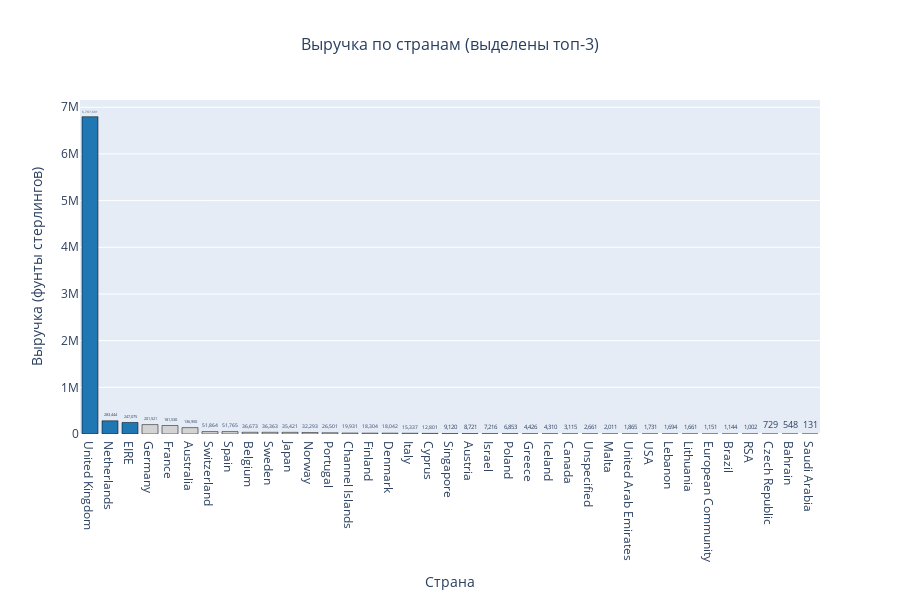

This figure's notebook cell:
### Markdown cell above
### Задание 4.4

Постройте визуализацию и выделите топ-3 стран, клиенты из которых приносят компании больше всего выручки:
* Великобритания (United Kingdom)
* Германия (Germany)
* Франция (France)
* Нидерланды (Netherlands)
* Ирландия (EIRE)
* Австралия (Australia)

### Code cell
# Подсчитываем суммарную выручку по странам (сумма TotalPrice)
revenue_by_country = data.groupby('Country')['TotalPrice'].sum().sort_values(ascending=False)

# Подготавливаем данные для визуализации
df_revenue = pd.DataFrame({
    'Country': revenue_by_country.index,
    'Revenue': revenue_by_country.values
})

# Выделяем топ-3 стран по выручке
top3_revenue = revenue_by_country.head(3)
print("Топ-3 стран по выручке:")
print("="*60)
for i, (country, revenue) in enumerate(top3_revenue.items(), 1):
    print(f"{i}. {country}: {revenue:,.2f} фунтов стерлингов")
print("="*60)

# Создаём цветовую схему: топ-3 выделяем одним цветом, остальные - другим
df_revenue['Color'] = df_revenue['Country'].apply(
    lambda x: '#1f77b4' if x in top3_revenue.index else '#d3d3d3'
)

# Строим столбчатую диаграмму
fig = px.bar(
    df_revenue,
    x='Country',
    y='Revenue',
    color='Color',
    color_discrete_map={'#1f77b4': '#1f77b4', '#d3d3d3': '#d3d3d3'},
    title='Выручка по странам (выделены топ-3)',
    labels={'Revenue': 'Выручка (фунты стерлингов)', 'Country': 'Страна'},
    text='Revenue'
)

# Настраиваем внешний вид
fig.update_traces(
    texttemplate='%{text:,.0f}',
    textposition='outside',
    marker_line_color='black',
    marker_line_width=0.5
)

fig.update_layout(
    title_font_size=16,
    title_x=0.5,
    xaxis_title='Страна',
    yaxis_title='Выручка (фунты стерлингов)',
    height=600,
    showlegend=False,
    xaxis={'categoryorder': 'total descending'}
)

fig.show()

# Дополнительно: строим интерактивную карту (choropleth)
fig_map = px.choropleth(
    df_revenue,
    locations='Country',
    locationmode='country names',
    color='Revenue',
    hover_name='Country',
    hover_data={'Revenue': ':,2f'},
    color_continuous_scale='Greens',
    title='Выручка по странам (карта)',
    labels={'Revenue': 'Выручка (фунты стерлингов)'}
)

fig_map.update_layout(
    title_font_size=16,
    title_x=0.5,
    height=600
)

fig_map.show()

# Выводим полную статистику
print("\nПолная статистика по выручке по странам:")
print("="*60)
for country, revenue in revenue_by_country.items():
    print(f"{country:30} {revenue:>15,.2f} фунтов стерлингов")
print("="*60)

### Figure 1 — Plotly figure (JSON) as saved in the notebook; plotly's stock layout.template omitted (floating-point values rounded to 4 significant figures)
{"data": [{"alignmentgroup": "True", "hovertemplate": "Color=#1f77b4<br>Страна=%{x}<br>Выручка (фунты стерлингов)=%{text}<extra></extra>", "legendgroup": "#1f77b4", "marker": {"color": "#1f77b4", "line": {"color": "black", "width": 0.5}, "pattern": {"shape": ""}}, "name": "#1f77b4", "offsetgroup": "#1f77b4", "orientation": "v", "showlegend": true, "text": [6798000.0, 283400.0, 247100.0], "textposition": "outside", "texttemplate": "%{text:,.0f}", "type": "bar", "x": ["United Kingdom", "Netherlands", "EIRE"], "xaxis": "x", "y": [6798000.0, 283400.0, 247100.0], "yaxis": "y"}, {"alignmentgroup": "True", "hovertemplate": "Color=#d3d3d3<br>Страна=%{x}<br>Выручка (фунты стерлингов)=%{text}<extra></extra>", "legendgroup": "#d3d3d3", "marker": {"color": "#d3d3d3", "line": {"color": "black", "width": 0.5}, "pattern": {"shape": ""}}, "name": "#d3d3d3", "offsetgroup": "#d3d3d3", "orientation": "v", "showlegend": true, "text": [201500.0, 181500.0, 137000.0, 51860.0, 51760.0, 36670.0, 36360.0, 35420.0, 32290.0, 26500.0, 19930.0, 18300.0, 18040.0, 15340.0, 12800.0, 9120.0, 8721.0, 7216.0, 6853.0, 4426.0, 4310, 3115.0, 2661.0, 2011.0, 1865.0, 1731.0, 1694.0, 1661.0, 1151.0, 1144.0, 1002.0, 729.2, 548.4, 131.2], "textposition": "outside", "texttemplate": "%{text:,.0f}", "type": "bar", "x": ["Germany", "France", "Australia", "Switzerland", "Spain", "Belgium", "Sweden", "Japan", "Norway", "Portugal", "Channel Islands", "Finland", "Denmark", "Italy", "Cyprus", "Singapore", "Austria", "Israel", "Poland", "Greece", "Iceland", "Canada", "Unspecified", "Malta", "United Arab Emirates", "USA", "Lebanon", "Lithuania", "European Community", "Brazil", "RSA", "Czech Republic", "Bahrain", "Saudi Arabia"], "xaxis": "x", "y": [201500.0, 181500.0, 137000.0, 51860.0, 51760.0, 36670.0, 36360.0, 35420.0, 32290.0, 26500.0, 19930.0, 18300.0, 18040.0, 15340.0, 12800.0, 9120.0, 8721.0, 7216.0, 6853.0, 4426.0, 4310, 3115.0, 2661.0, 2011.0, 1865.0, 1731.0, 1694.0, 1661.0, 1151.0, 1144.0, 1002.0, 729.2, 548.4, 131.2], "yaxis": "y"}], "layout": {"barmode": "relative", "height": 600, "legend": {"title": {"text": "Color"}, "tracegroupgap": 0}, "showlegend": false, "title": {"font": {"size": 16}, "text": "Выручка по странам (выделены топ-3)", "x": 0.5}, "xaxis": {"anchor": "y", "categoryorder": "total descending", "domain": [0, 1], "title": {"text": "Страна"}}, "yaxis": {"anchor": "x", "domain": [0, 1], "title": {"text": "Выручка (фунты стерлингов)"}}}}
